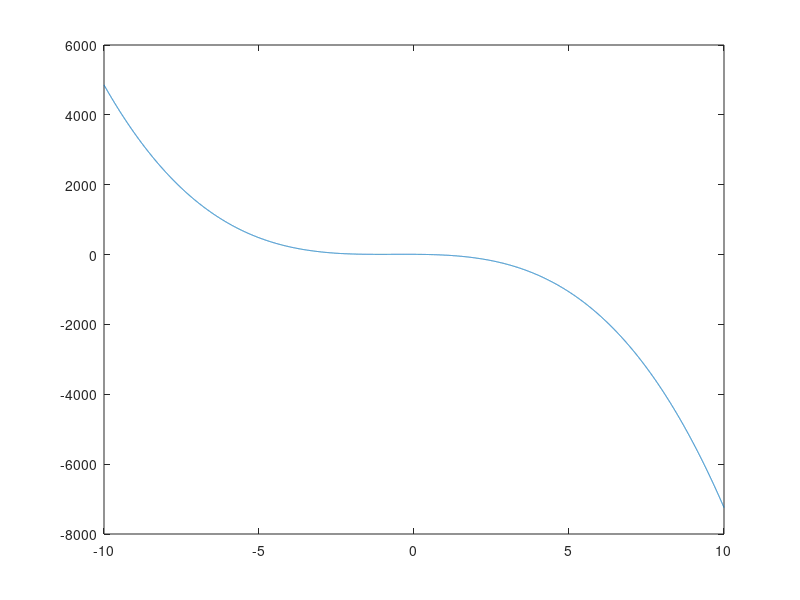
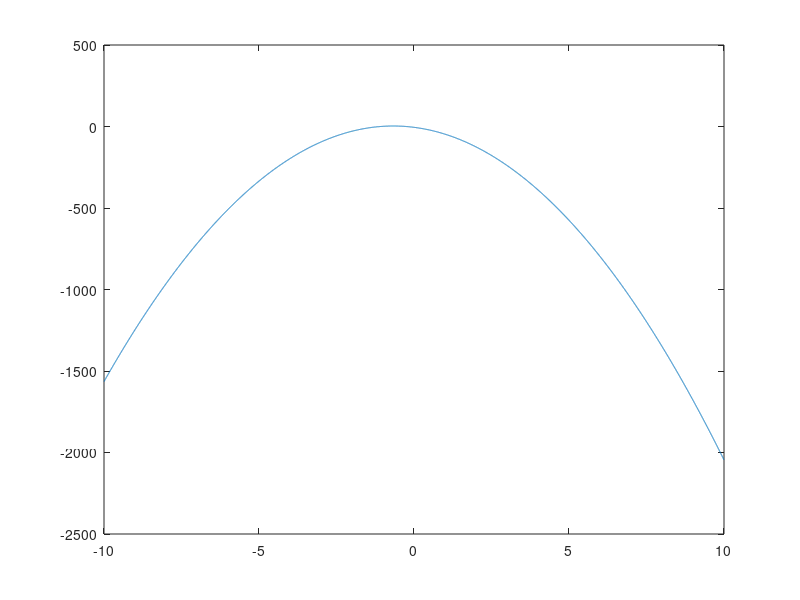

Reproduce these figures in MATLAB, in order.
clear all

t = linspace(-10,10,10000);

h = t(2)-t(1);

x = -6*t.^3 - 12*t.^2-5*t+7;

figure(1)
plot(t,x);
hold on

for idx = 1:(length(x)-1)
    dx(idx) = (x(idx+1) - x(idx))/h;
end

figure(2)
plot(t(1:end-1),dx)
hold on
